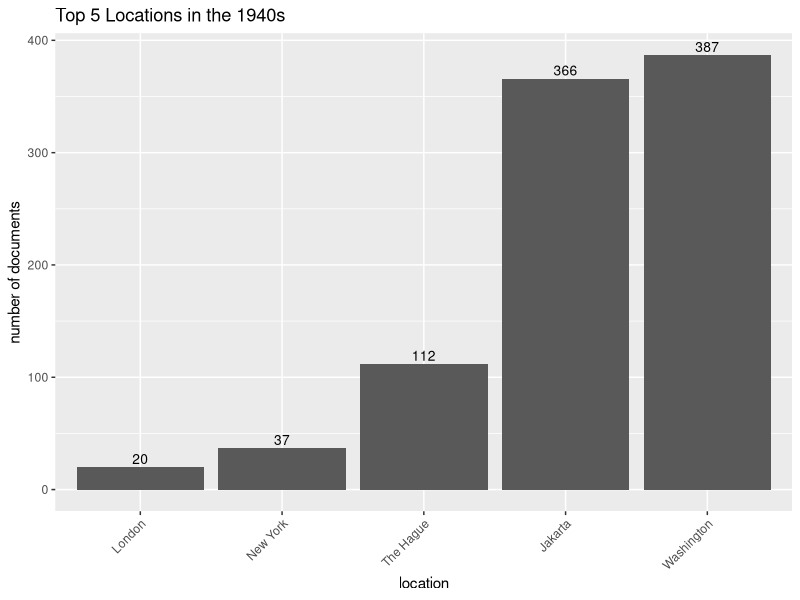
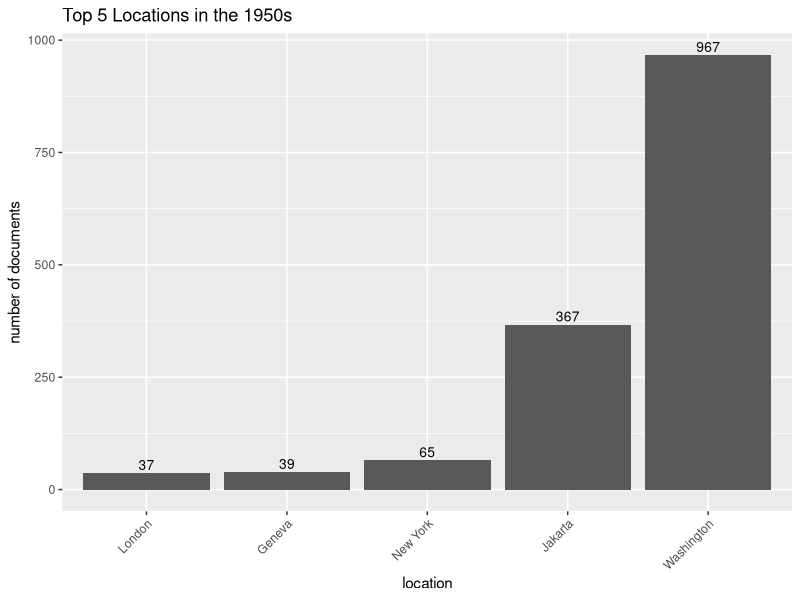
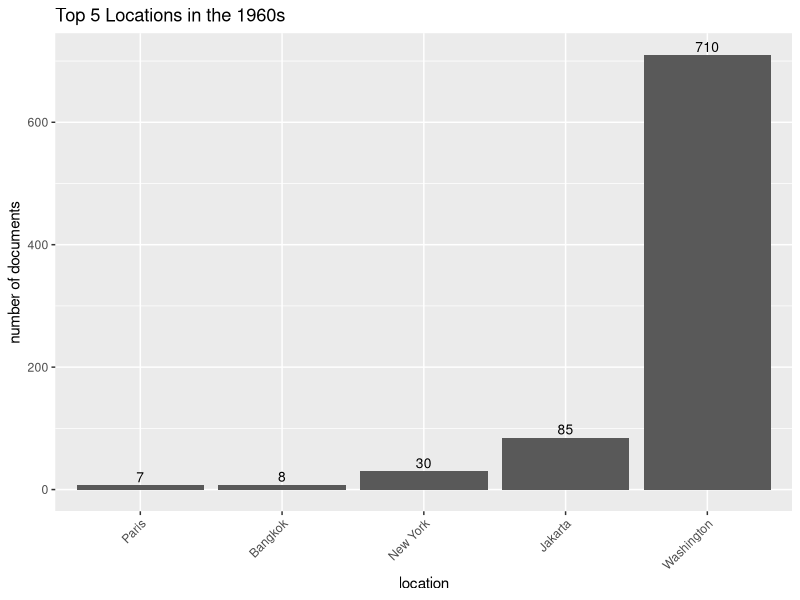
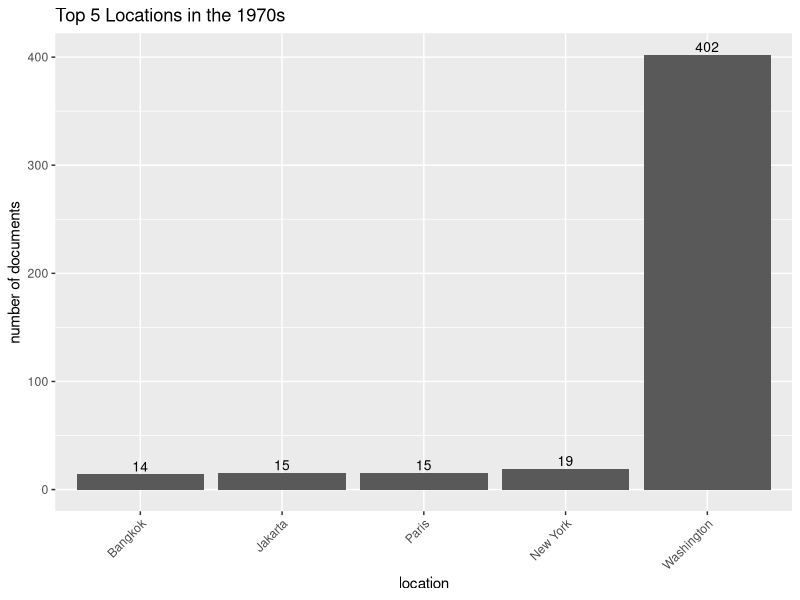
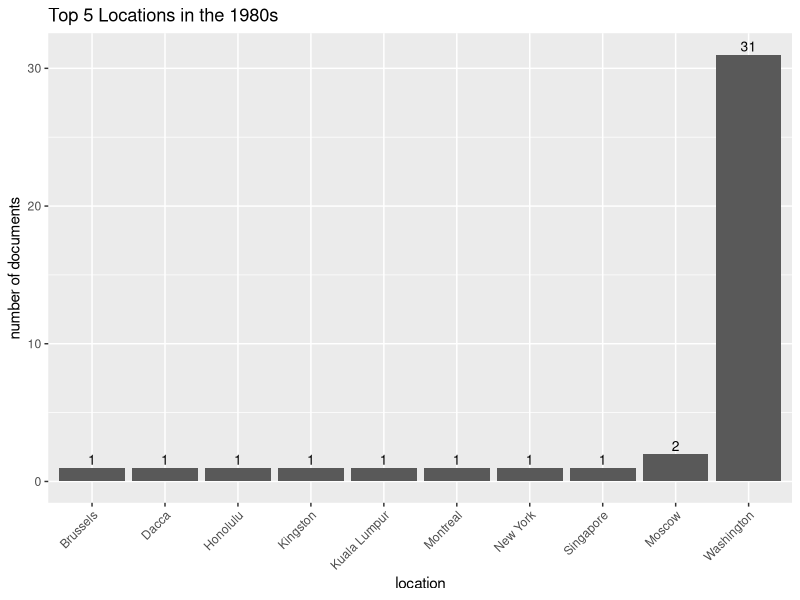
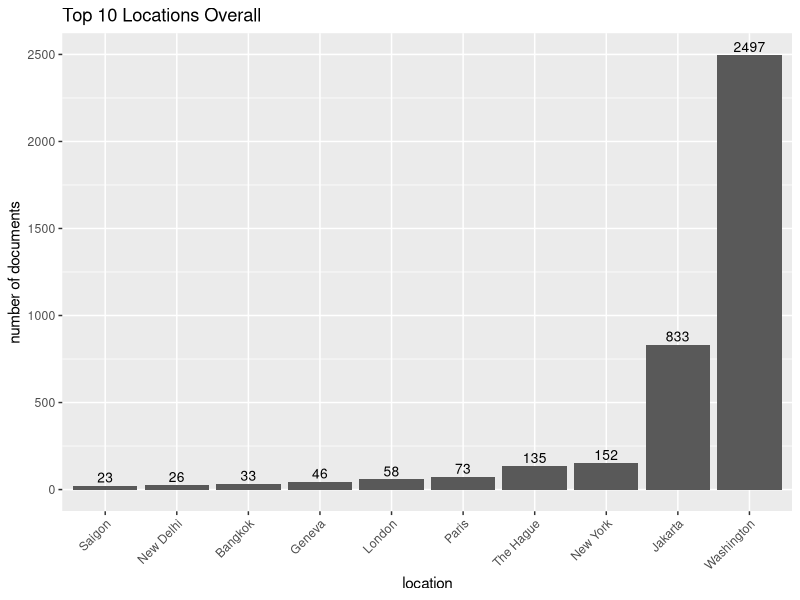
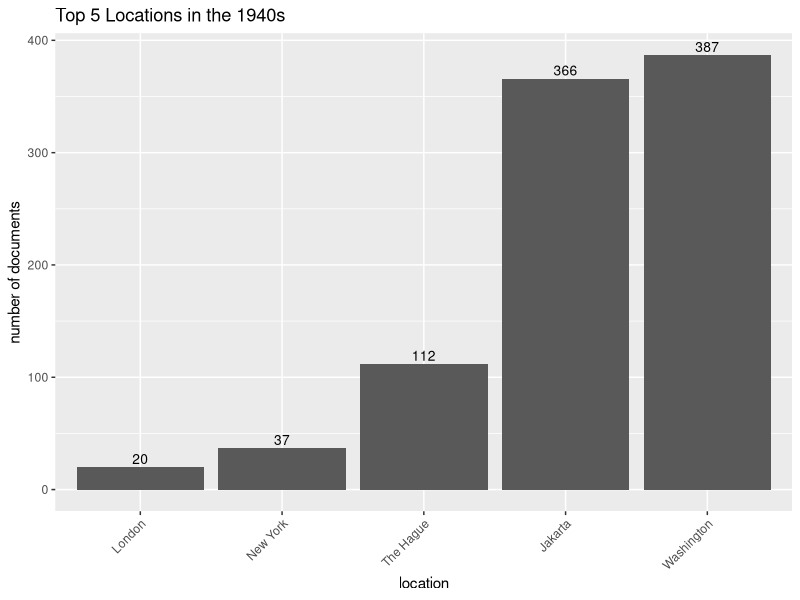
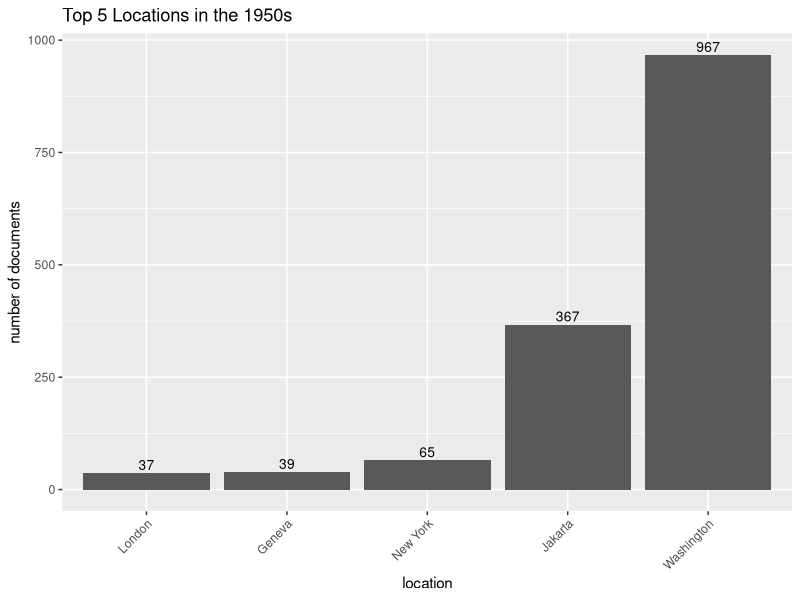

Write R code to recreate these figures, in order.
# Plotting Data Part 1
# Bar Graphs

# Load required packages
require(tidyverse)
require(ggplot2)

# Read geocoded data and store in an object
indon_decade <- read.csv("../data/indon-decade.csv", stringsAsFactors = F)

# Find number of articles per decade per region
decade_reg <- indon_decade %>%
  group_by(decade, region) %>%
  count(decade)
write.csv(decade_reg, "../data/decade-reg.csv", row.names = F)

# Find number of documents per decade per location
decade_loc <- indon_decade %>%
  group_by(decade, location) %>%
  count(decade)
write.csv(decade_loc, "../data/decade-loc.csv", row.names = F)

# Find top 5 locations per decade
top5 <- decade_loc %>% 
  group_by(decade) %>%
  top_n(n = 5, wt = n) %>%
  arrange(decade,n)

# Find top 10 locations overall
top10 <- indon_decade %>%
  group_by(location) %>%
  count(location) %>%
  arrange(desc(n)) %>%
  head(10)

# Plot Top 5 Locations Per Decade
for (i in 1:5) {
  year <- as.numeric(1940 + (i - 1)*10)
  print(ggplot(subset(top5, decade %in% year), aes(x = reorder(location, n), y = n)) +
          geom_col() +
          geom_text(aes(label = n), vjust= - 0.3, size = 3.5) +
          theme(axis.text.x = element_text(angle = 45, hjust = 1, vjust = 1)) +
          xlab("location") +
          ylab("number of documents") +
          ggtitle(str_c("Top 5 Locations in the ", year, "s"))
  )
  ggsave(filename=str_c("../plots/top-5-",year, ".jpeg"), width = 5, height = 5)
}

# Plot Top 10 Locations Overall
ggplot(top10, aes(x = reorder(location, n), y = n)) +
  geom_col() +
  geom_text(aes(label = n), vjust= - 0.3, size = 3.5) +
  theme(axis.text.x = element_text(angle = 45, hjust = 1, vjust = 1)) +
  xlab("location") +
  ylab("number of documents") +
  ggtitle("Top 10 Locations Overall")
ggsave(filename="../plots/top-10.jpeg", width = 5, height = 5)
